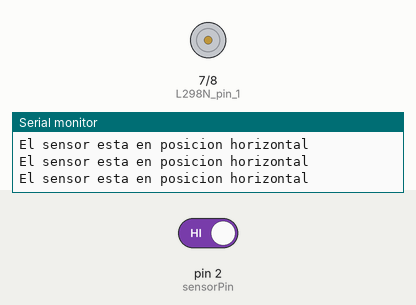
Bench run of a sketch on a simulated Arduino Uno, built with avr-gcc and run on an emulated ATmega328P. Shown: motor-driver pin pairs drawn as motors (green arrow = first pin HIGH = forward, orange = second pin HIGH = backward, longer = more drive), the last lines printed to the serial monitor. The test bench sets the inputs (shaded band); at power-on: pin 2 (sensorPin) HIGH.

Above: at 1.8 s.
1.9 s: pin 2 (sensorPin) driven LOW
At 3.2 s:
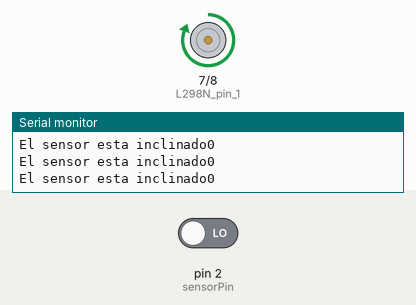
3.5 s: pin 2 (sensorPin) driven HIGH
At 4.6 s:
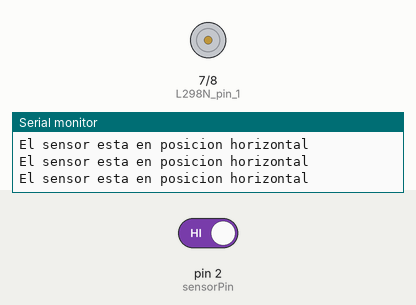
Timing chart, 0 to 6.5 s (numbered marks = the images above; inputs shaded):
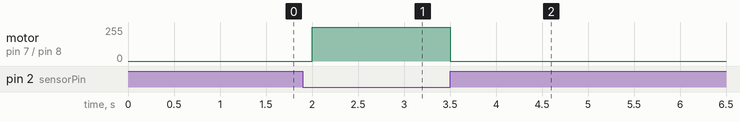

Measured:
- after the input at 1.9 s, motor on pin 7 (L298N_pin_1) / pin 8 (L298N_pin_2): stopped → forward 255/255 after 0.10 s
- after the input at 3.5 s, motor on pin 7 (L298N_pin_1) / pin 8 (L298N_pin_2): forward 255/255 → stopped at once

The sketch:

Motor_Corriente_Continua.ino
```cpp
int sensorPin = 2;
int L298N_pin_1 = 7;
int L298N_pin_2 = 8;

void setup() {
  Serial.begin(9600);  // Iniciamos la comunicación serial
  pinMode(sensorPin, INPUT);
  pinMode(L298N_pin_1, OUTPUT);
  pinMode(L298N_pin_2, OUTPUT);
}

void loop() {
  int sensorValue = digitalRead(sensorPin);

  if (sensorValue == LOW) {
    Serial.print("El sensor esta inclinado");
    Serial.println(sensorValue);
    digitalWrite(L298N_pin_1, HIGH);
    digitalWrite(L298N_pin_2, LOW);
  } else {
    Serial.println("El sensor esta en posicion horizontal");
    digitalWrite(L298N_pin_1, LOW);
  }
  delay(500);
}
```
